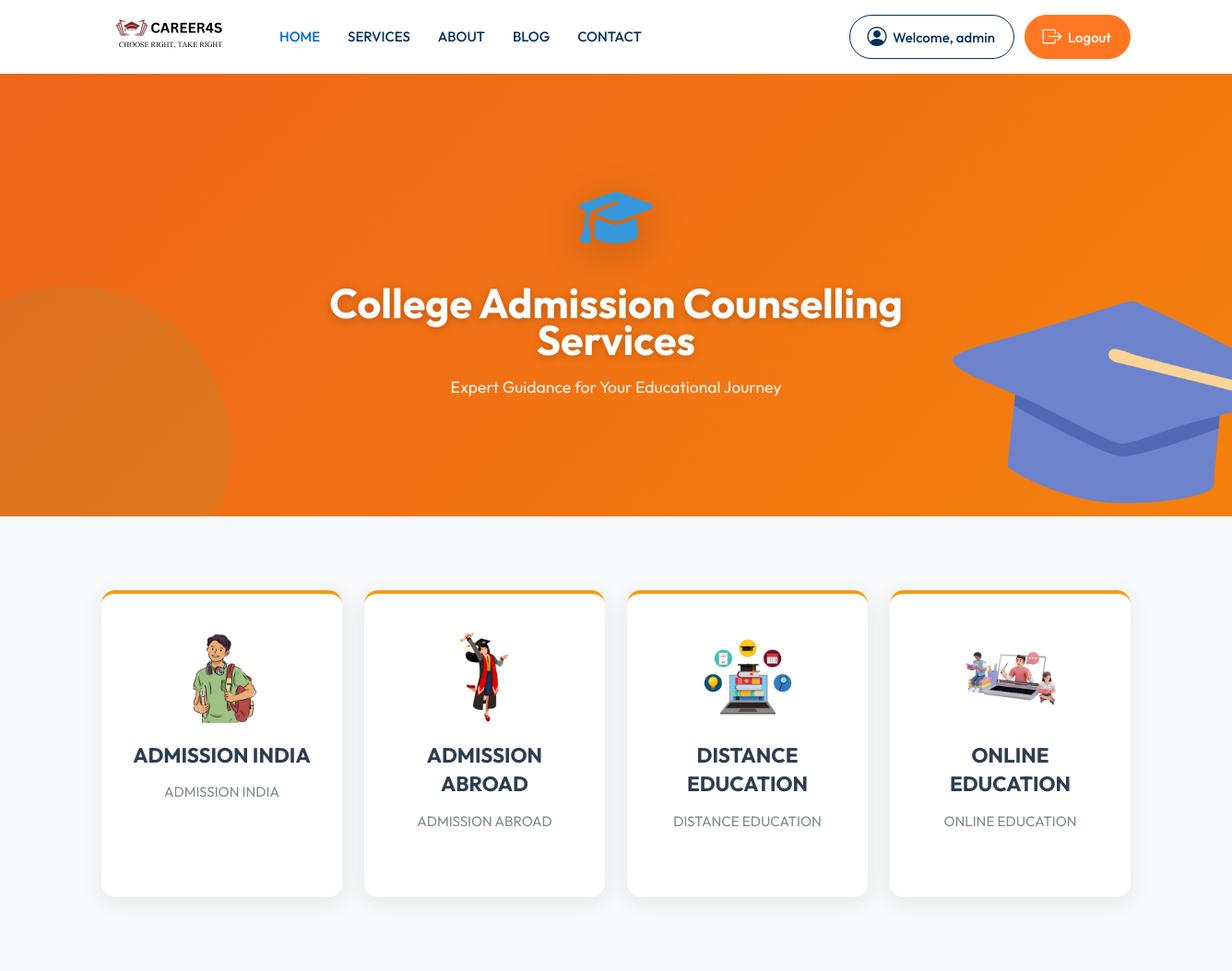
Screenshot of /college-admission-counselling-services/ (signed in) with the database file from the repository.
### main_app/models.py (models this page shows, shortened)
class CollegeCounsellingCard(models.Model):
    BORDER_COLOR_CHOICES = [
        ('#f39c12', 'Orange'),
        ('#e74c3c', 'Red'),
        ('#2ecc71', 'Green'),
        ('#3498db', 'Blue'),
    ]
    title = models.CharField(max_length=100, help_text="Card title (e.g., Admission India)")
    description = models.TextField(max_length=200, help_text="Short description")
    card_image = models.ImageField(upload_to='counselling_cards/', blank=True, null=True, help_text="Upload image")
    image_url = models.URLField(max_length=500, blank=True, help_text="OR paste image URL")
    redirect_link = models.CharField(max_length=500, blank=True, help_text="Card click pe kaha redirect ho?")
    border_color = models.CharField(max_length=7, default="#f39c12", choices=BORDER_COLOR_CHOICES, help_text="Border color")
    order = models.IntegerField(default=0, help_text="Display order (0, 1, 2...)")
    is_active = models.BooleanField(default=True, help_text="Show on counselling page?")
    created_at = models.DateTimeField(auto_now_add=True)
    updated_at = models.DateTimeField(auto_now=True)
    created_by = models.ForeignKey(User, on_delete=models.SET_NULL, null=True, blank=True)
    class Meta:
        ordering = ['order', 'id']
        verbose_name = "College Counselling Card"
        verbose_name_plural = "College Counselling Cards"
    def get_image(self):
        if self.card_image:
            return self.card_image.url
        return self.image_url if self.image_url else 'https://via.placeholder.com/100'

### main_app/views.py (the view)
def college_counselling_view(request):
    cards = CollegeCounsellingCard.objects.filter(is_active=True)
    context = {'cards': cards}
    return render(request, 'college_counselling.html', context)

### templates/college_counselling.html (shortened to what this page needs)
{% extends 'base.html' %}
{% load static %}
{% block content %}
<section class="services-hero">
    <div class="container">
        <div class="row justify-content-center">
            <div class="col-lg-8 col-md-10 text-center hero-content">
                <div class="hero-icon">
                </div>
                <h1>College Admission Counselling Services</h1>
                <p>Expert Guidance for Your Educational Journey</p>
            </div>
        </div>
    </div>
</section>
<section class="services-section">
    <div class="container">
        <div class="row">
            {% for card in cards %}
            <div class="col-lg-3 col-md-6 col-sm-6">
                <a href="{{ card.redirect_link|default:'#' }}" class="service-card" style="border-top-color: {{ card.border_color }};">
                    <div class="service-icon">
                        <img src="{{ card.get_image }}" alt="{{ card.title }}" class="img-fluid">
                    </div>
                    <h4>{{ card.title }}</h4>
                    <p>{{ card.description }}</p>
                </a>
            </div>
            {% empty %}
            <div class="col-12 text-center py-5">
                <p class="text-muted">No services available at the moment.</p>
            </div>
            {% endfor %}
        </div>
    </div>
</section>
{% endblock %}

### templates/base.html (shortened to what this page needs)
{% load static %}
<!DOCTYPE html>
<html lang="en">
<head>
	<link href="{% static 'css/styles.css' %}" rel="stylesheet">
	<link href="{% static 'css/colors.css' %}" rel="stylesheet">
</head>
<body class="red-skin">
	<div id="main-wrapper">
		<div class="header header-light head-shadow">
			<div class="container">
				<nav id="navigation" class="navigation navigation-landscape">
					<div class="nav-header">
						<a class="nav-brand" href="{% url 'main_app:home' %}">
							<img src="{% static 'img/Untitled-design.png' %}" class="logo" alt="" />
						</a>
					</div>
					<div class="nav-menus-wrapper">
						<ul class="nav-menu">
							<li class="active"><a href="#">HOME</a>
							</li>
							<li><a href="#">SERVICES</a>
							</li>
							<li><a href="#">ABOUT</a>
							</li>
							<li><a href="#">BLOG</a>
							</li>
							<li><a href="#">CONTACT</a>
						</ul>
						<ul class="nav-menu nav-menu-social align-to-right">
							{% if user.is_authenticated %}
								<li class="become-tutor">
									<a href="#"><i class="bi bi-person-circle"></i>Welcome, {{ user.username }}</a>
								</li>
								<li class="join-btn">
									<a href="{% url 'main_app:admin_logout' %}"><i class="bi bi-box-arrow-right"></i>Logout</a>
								</li>
							{% endif %}
						</ul>
					</div>
				</nav>
			</div>
		</div>
		{% block content %}{% endblock %}
	</div>
</body>
</html>

### rows the page displays
CollegeCounsellingCard: get_image (picture), title "ADMISSION INDIA", description "ADMISSION INDIA"
CollegeCounsellingCard: get_image (picture), title "ADMISSION ABROAD", description "ADMISSION ABROAD"
CollegeCounsellingCard: get_image (picture), title "DISTANCE EDUCATION", description "DISTANCE EDUCATION"
CollegeCounsellingCard: get_image (picture), title "ONLINE EDUCATION", description "ONLINE EDUCATION"

### other values shown
{{ user.username }} "admin"
